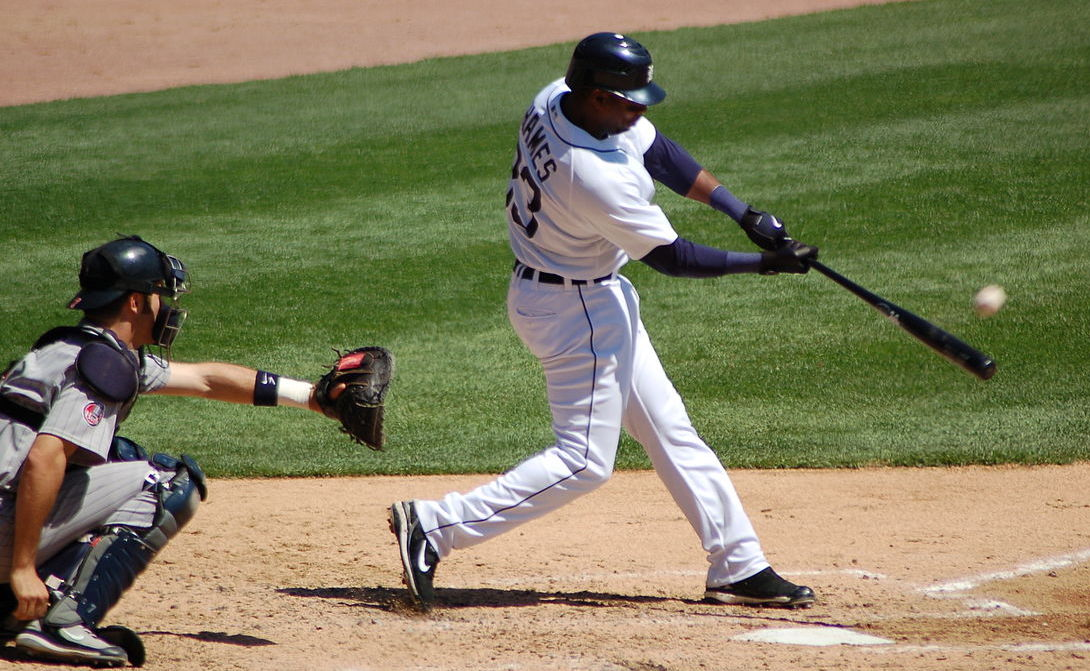
#> input picture baseball.jpg, 1090 x 671 px
$ jupyter execute 'Image Translation.ipynb'
#> lines starting #> are read from the running program, lines starting #| are printed output that depends on the picture
# Ex. No: 04
## Image Translation Using OpenCV

**Name :** AADIPRANAV    **Reg. No :** 212224230001    **Slot No :**

# **Image Translation**

Write a Python program using OpenCV to perform image translation on the **"Given image"**.

The program should:

1. Import `cv2`, `numpy`, and `matplotlib.pyplot`.
2. Read the image **"given** in color mode.
3. Create a **translation matrix** that moves the image
   **50 pixels to the right** and **80 pixels down**.
4. Apply the translation
5. Display the following using a **1 × 2 layout** in Matplotlib:
   - **Original Image**
   - **Translated Image**

[cell 1]
import cv2
import numpy as np
import matplotlib.pyplot as plt
image = cv2.imread('baseball.jpg')
#> image is the input picture: shape (671, 1090, 3); mean B, G, R 92.2, 124.4, 126.7
plt.imshow(cv2.cvtColor(image, cv2.COLOR_BGR2RGB))
plt.title("Original Image")
plt.axis('off')
plt.imshow(image)
plt.show()
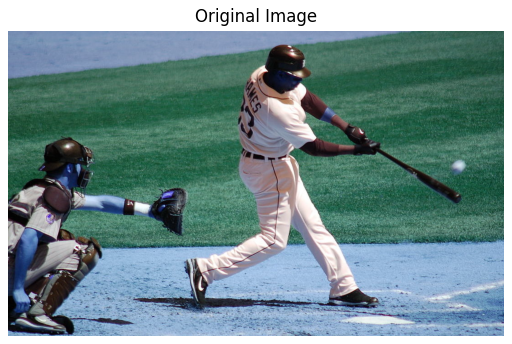
#> figure drawn by matplotlib, 1 panel; B, G, R data is drawn as R, G, B

[cell 2]
tx, ty = 100, 50
M_translation = np.float32([[1, 0, tx], [0, 1, ty]])
translated_image = cv2.warpAffine(image, M_translation, (image.shape[1], image.shape[0]))
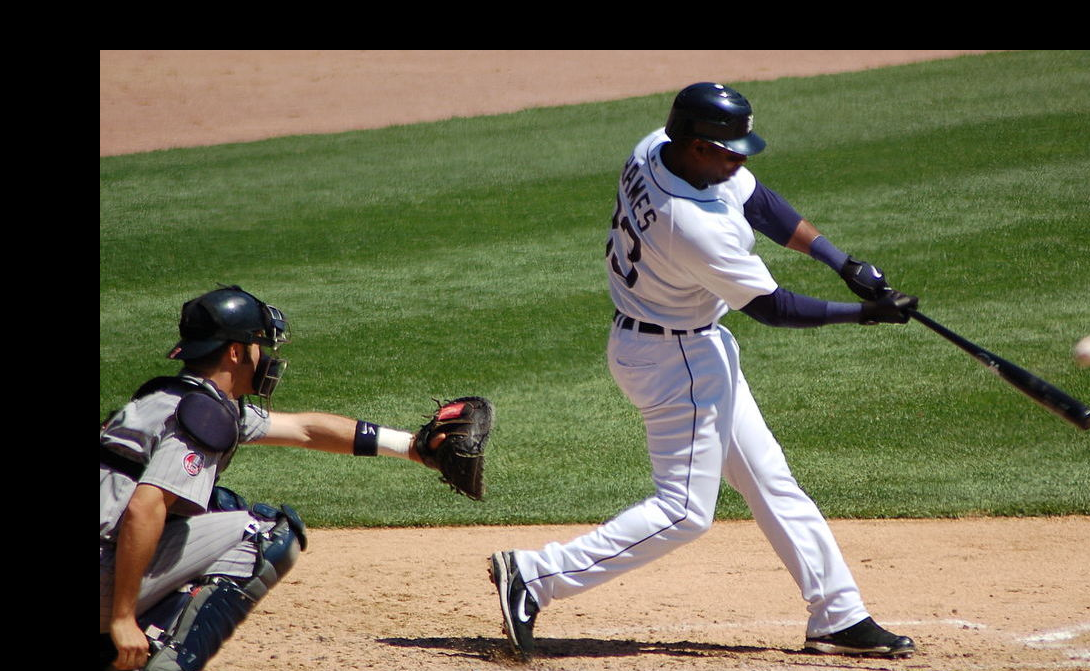
#> translated_image: shape (671, 1090, 3); mean B, G, R 76.6, 102.9, 103.3
plt.imshow(cv2.cvtColor(translated_image, cv2.COLOR_BGR2RGB))
plt.title("Translated Image")
plt.axis('off')
(np.float64(-0.5), np.float64(1279.5), np.float64(812.5), np.float64(-0.5))

# **Image Scaling**

Write a Python program using OpenCV to perform image scaling on the **given image**.

The program should:

1. Scale the image to:
   - **0.5 times** its original size (downscaling)
   - **2 times** its original size (upscaling)
2. Use `cv2.resize` with appropriate scaling factors.
5. Display the following using a **1 × 3 layout** in Matplotlib:
   - **Original Image**
   - **Downscaled Image (0.5×)**
   - **Upscaled Image (2×)**

[cell 3]
fx, fy = 5.0, 2.0
scaled_image = cv2.resize(image, None, fx=fx, fy=fy, interpolation=cv2.INTER_LINEAR)
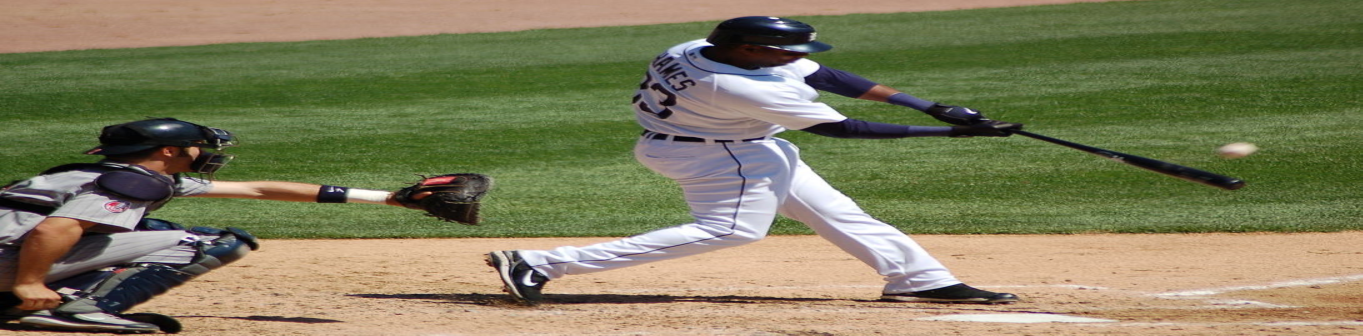
#> scaled_image: shape (1342, 5450, 3) (shown at 1/4 size); mean B, G, R 92.1, 124.3, 126.6
plt.imshow(cv2.cvtColor(scaled_image, cv2.COLOR_BGR2RGB))
plt.title("Scaled Image")
plt.axis('off')
(np.float64(-0.5), np.float64(6399.5), np.float64(1625.5), np.float64(-0.5))

# **Image Shearing**

Write a Python program using OpenCV to perform image shearing on the **given image**.

The program should:

1. Create a **shearing transformation matrix** to apply:
   - **Horizontal shearing**
   - **Vertical shearing**
2. Apply the shearing transformations.
3. Display the following using a **1 × 3 layout** in Matplotlib:
   - **Original Image**
   - **Horizontally Sheared Image**
   - **Vertically Sheared Image**

[cell 4]
shear_matrix = np.float32([[1, 0.5, 0], [0.5, 1, 0]])
sheared_image = cv2.warpAffine(image, shear_matrix, (image.shape[1], image.shape[0]))
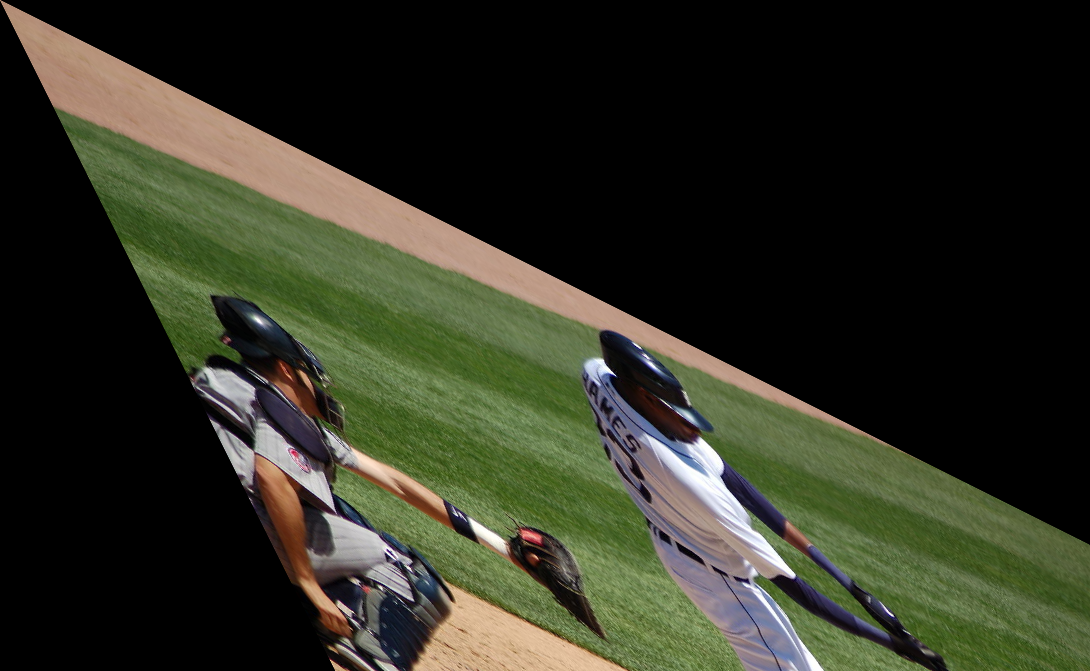
#> sheared_image: shape (671, 1090, 3); mean B, G, R 34.6, 48.6, 46.6
plt.imshow(cv2.cvtColor(sheared_image, cv2.COLOR_BGR2RGB))
plt.title("Sheared Image")
plt.axis('off')
(np.float64(-0.5), np.float64(1279.5), np.float64(812.5), np.float64(-0.5))

# **Image Reflection**

Write a Python program using OpenCV to perform image reflection on the **given image**.

The program should:

1. Generate the following reflected versions of the image:
   - **Horizontal Reflection** (flip left ↔ right)
   - **Vertical Reflection** (flip top ↔ bottom)
   - **Both-axis Reflection**
2. Use `cv2.flip` with appropriate flip codes.
3. Display the following using a **2 × 2 layout** in Matplotlib:
   - **Original Image**
   - **Horizontally Reflected Image**
   - **Vertically Reflected Image**
   - **Both-axis Reflected Image**

[cell 5]
reflected_image = cv2.flip(image, 2)
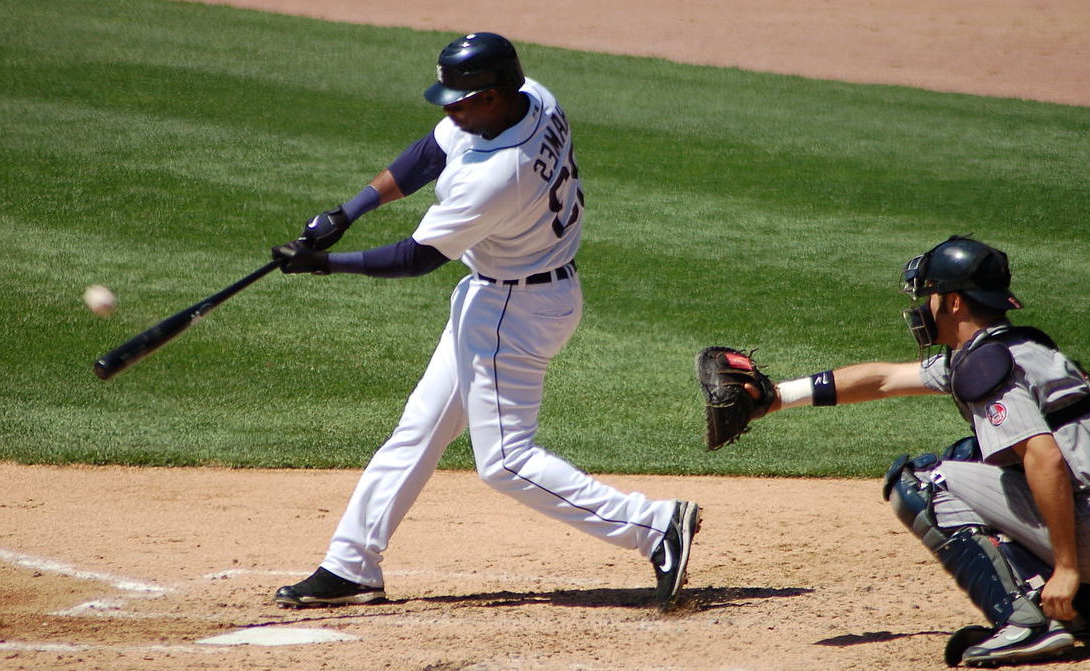
#> reflected_image: shape (671, 1090, 3); mean B, G, R 92.2, 124.4, 126.7
plt.imshow(cv2.cvtColor(reflected_image, cv2.COLOR_BGR2RGB))
plt.title("Reflected Image")
plt.axis('off')
(np.float64(-0.5), np.float64(1279.5), np.float64(812.5), np.float64(-0.5))

# **Image Rotation**

Write a Python program using OpenCV to perform **image rotation** on the **given image**.

The program should:

1. Rotate the image by:
   - **45 degrees**
   - **90 degrees**
2. Use `cv2.getRotationMatrix2D` and `cv2.warpAffine`.
3. Display the following using a **1 × 3 layout** in Matplotlib:
   - **Original Image**
   - **45° Rotated Image**
   - **90° Rotated Image**

[cell 6]
(height, width) = image.shape[:2]
#> height = 671; width = 1090
angle = 45
center = (width // 2, height // 2)
#> center = (545, 335)
M_rotation = cv2.getRotationMatrix2D(center, angle, 1)
rotated_image = cv2.warpAffine(image, M_rotation, (width, height))
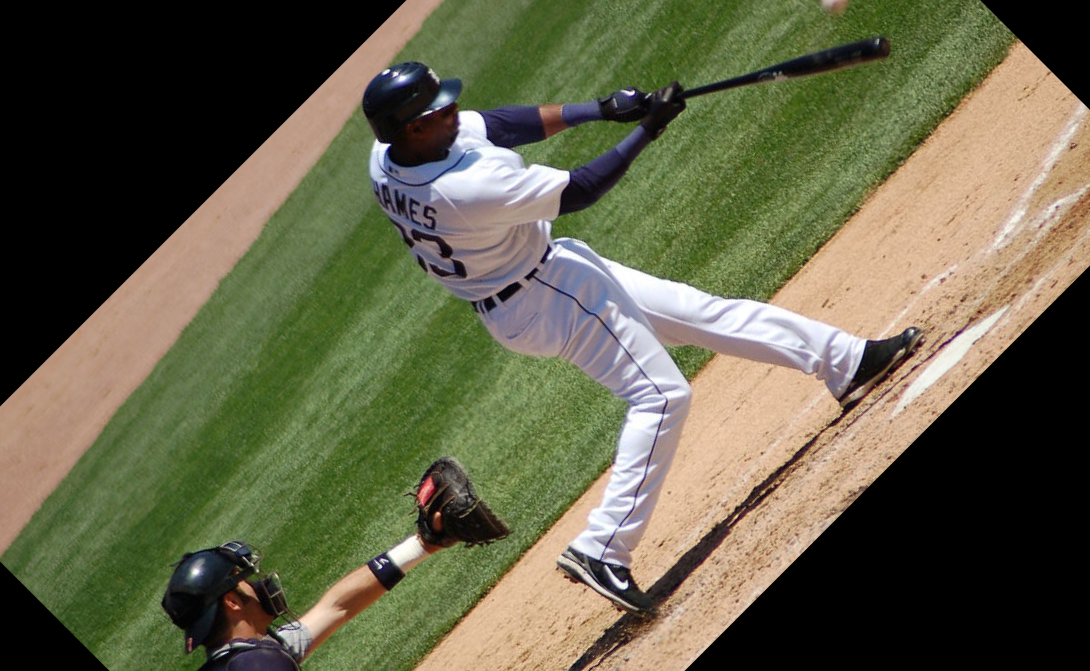
#> rotated_image: shape (671, 1090, 3); mean B, G, R 73, 97.5, 99
plt.imshow(cv2.cvtColor(rotated_image, cv2.COLOR_BGR2RGB))
plt.title("Rotated Image")
plt.axis('off')
(np.float64(-0.5), np.float64(1279.5), np.float64(812.5), np.float64(-0.5))

[cell 7]
x, y, w, h = 110, 100, 100, 100
cropped_image = image[y:y+h, x:x+w]
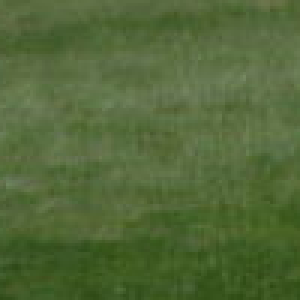
#> cropped_image: shape (100, 100, 3) (shown 3 times larger); mean B, G, R 56.3, 103.9, 82.4
plt.imshow(cv2.cvtColor(cropped_image, cv2.COLOR_BGR2RGB))
plt.title("Cropped Image")
plt.axis('off')
(np.float64(-0.5), np.float64(199.5), np.float64(149.5), np.float64(-0.5))
